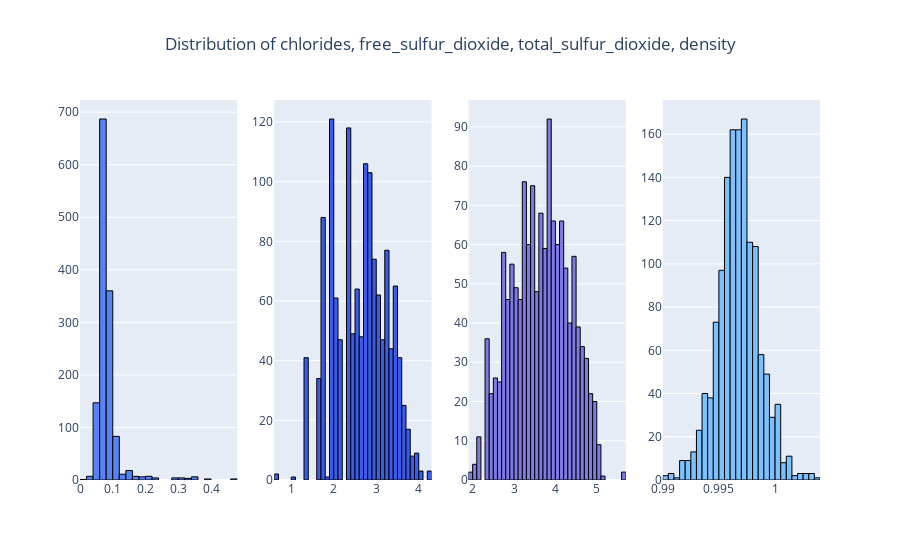

The notebook cell this image was saved under:
### Markdown cell above
![Alt text](/Applications/Projects/red-wine-quality/images/histograms_transformed.png "Features Distribution")

### Code cell
plot_histograms(transformed_wine_df, ["chlorides", "free_sulfur_dioxide", "total_sulfur_dioxide", "density"], save_path="histograms1_transformed.png")

### Figure 1 — Plotly figure (JSON) as saved in the notebook; plotly's stock layout.template omitted (floating-point values rounded to 4 significant figures; data arrays with more than 128 entries replaced by an {"elided": "..."} marker saying what was removed)
{"data": [{"marker": {"color": "#5684F7", "line": {"color": "#000000", "width": 1}}, "name": "chlorides", "nbinsx": 40, "type": "histogram", "x": {"elided": "1359 float values"}, "xaxis": "x", "yaxis": "y"}, {"marker": {"color": "#3A5CED", "line": {"color": "#000000", "width": 1}}, "name": "free_sulfur_dioxide", "nbinsx": 40, "type": "histogram", "x": {"elided": "1359 float values"}, "xaxis": "x2", "yaxis": "y2"}, {"marker": {"color": "#7E7AE6", "line": {"color": "#000000", "width": 1}}, "name": "total_sulfur_dioxide", "nbinsx": 40, "type": "histogram", "x": {"elided": "1359 float values"}, "xaxis": "x3", "yaxis": "y3"}, {"marker": {"color": "#7BC0FF", "line": {"color": "#000000", "width": 1}}, "name": "density", "nbinsx": 40, "type": "histogram", "x": {"elided": "1359 float values"}, "xaxis": "x4", "yaxis": "y4"}], "layout": {"showlegend": false, "title": {"text": "Distribution of chlorides, free_sulfur_dioxide, total_sulfur_dioxide, density", "x": 0.5}, "xaxis": {"anchor": "y", "domain": [0, 0.2125]}, "xaxis2": {"anchor": "y2", "domain": [0.2625, 0.475]}, "xaxis3": {"anchor": "y3", "domain": [0.525, 0.7375]}, "xaxis4": {"anchor": "y4", "domain": [0.7875, 1]}, "yaxis": {"anchor": "x", "domain": [0, 1]}, "yaxis2": {"anchor": "x2", "domain": [0, 1]}, "yaxis3": {"anchor": "x3", "domain": [0, 1]}, "yaxis4": {"anchor": "x4", "domain": [0, 1]}}}
